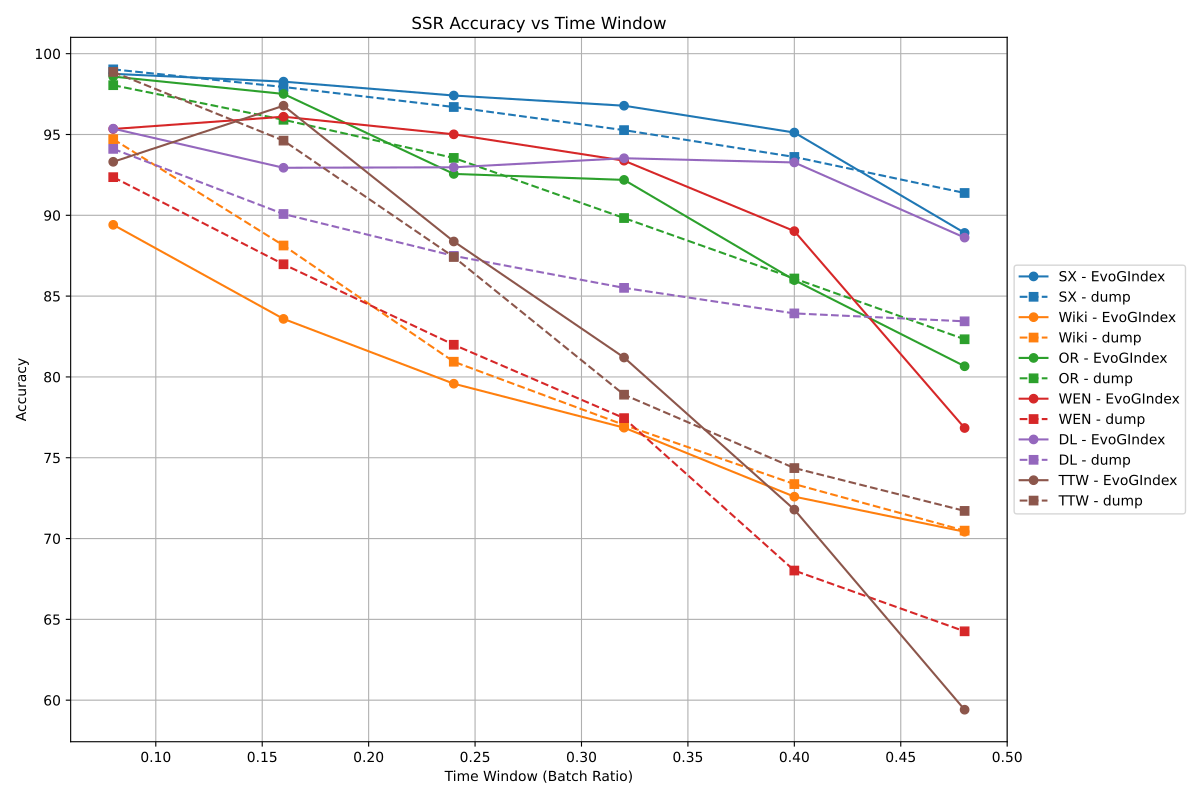

Here is the Python script that generated this plot:

import matplotlib.pyplot as plt

# SSR Data
data = {
    "SX": {
        "x": [0.08, 0.16, 0.24, 0.32, 0.4, 0.48],
        "EvoGIndex": [98.75, 98.27, 97.41, 96.78, 95.12, 88.91],
        "dump": [99.03, 97.94, 96.7, 95.27, 93.61, 91.38]
    },
    "Wiki": {
        "x": [0.08, 0.16, 0.24, 0.32, 0.4, 0.48],
        "EvoGIndex": [89.41, 83.59, 79.58, 76.86, 72.59, 70.42],
        "dump": [94.71, 88.13, 80.94, 77.03, 73.37, 70.49]
    },
    "OR": {
        "x": [0.08, 0.16, 0.24, 0.32, 0.4, 0.48],
        "EvoGIndex": [98.58, 97.51, 92.56, 92.19, 85.99, 80.66],
        "dump": [98.05, 95.91, 93.55, 89.83, 86.09, 82.33]
    },
    "WEN": {
        "x": [0.08, 0.16, 0.24, 0.32, 0.4, 0.48],
        "EvoGIndex": [95.34, 96.1, 95.01, 93.38, 89.02, 76.84],
        "dump": [92.36, 86.97, 81.99, 77.45, 68.02, 64.26]
    },
    "DL": {
        "x": [0.08, 0.16, 0.24, 0.32, 0.4, 0.48],
        "EvoGIndex": [95.36, 92.94, 92.97, 93.53, 93.27, 88.62],
        "dump": [94.11, 90.08, 87.49, 85.51, 83.93, 83.44]
    },
    "TTW": {
        "x": [0.08, 0.16, 0.24, 0.32, 0.4, 0.48],
        "EvoGIndex": [93.31, 96.78, 88.38, 81.2, 71.79, 59.41],
        "dump": [98.87, 94.62, 87.42, 78.9, 74.36, 71.71]
    }
}

# 设置颜色
colors = {
    "SX": "#1f77b4",
    "Wiki": "#ff7f0e",
    "OR": "#2ca02c",
    "WEN": "#d62728",
    "DL": "#9467bd",
    "TTW": "#8c564b"
}

plt.figure(figsize=(12, 8))

# 绘制每个数据集的折线图
for name, d in data.items():
    color = colors.get(name, None)
    plt.plot(d["x"], d["EvoGIndex"], marker='o', linestyle='-', color=color, label=f'{name} - EvoGIndex')
    plt.plot(d["x"], d["dump"], marker='s', linestyle='--', color=color, label=f'{name} - dump')

plt.title("SSR Accuracy vs Time Window")
plt.xlabel("Time Window (Batch Ratio)")
plt.ylabel("Accuracy")
plt.grid(True)
plt.legend(loc='center left', bbox_to_anchor=(1, 0.5))
plt.tight_layout()
plt.savefig("SSR_index_accuracy.pdf")
plt.show()
